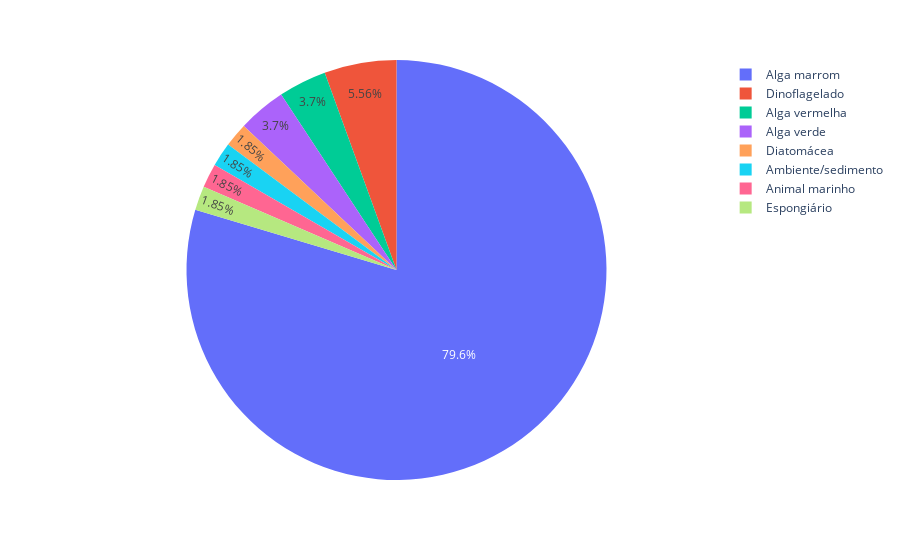

The notebook cell saved with this chart:
### Code cell
# Contar quantas amostras existem por tipo de hospedeiro
host_counts = df_host['Host Type'].value_counts().reset_index()
host_counts.columns = ['Host Type', 'Quantidade']

# Gráfico de pizza
fig = px.pie(
    host_counts,
    names='Host Type',
    values='Quantidade',
    color='Host Type',  # opcional, adiciona cores diferentes para cada tipo
    # title='Distribuição de amostras por tipo de hospedeiro',
    hole=0.0  # se quiser donut, coloque valor > 0, ex: 0.3
)

fig.show()

# Salvar gráfico como imagem (PNG)
fig.write_image(f"{PATH_GRAPHS}//specific_host_type.png", scale=2, width=800, height=600)

### Figure 1 — Plotly figure (JSON) as saved in the notebook; plotly's stock layout.template omitted (floating-point values rounded to 4 significant figures)
{"data": [{"customdata": [["Alga marrom"], ["Dinoflagelado"], ["Alga vermelha"], ["Alga verde"], ["Diatomácea"], ["Ambiente/sedimento"], ["Animal marinho"], ["Espongiário"]], "domain": {"x": [0, 1], "y": [0, 1]}, "hole": 0, "hovertemplate": "Host Type=%{customdata[0]}<br>Quantidade=%{value}<extra></extra>", "labels": ["Alga marrom", "Dinoflagelado", "Alga vermelha", "Alga verde", "Diatomácea", "Ambiente/sedimento", "Animal marinho", "Espongiário"], "legendgroup": "", "marker": {"colors": ["#636efa", "#EF553B", "#00cc96", "#ab63fa", "#FFA15A", "#19d3f3", "#FF6692", "#B6E880"]}, "name": "", "showlegend": true, "type": "pie", "values": [43, 3, 2, 2, 1, 1, 1, 1]}], "layout": {"legend": {"tracegroupgap": 0}, "margin": {"t": 60}}}
